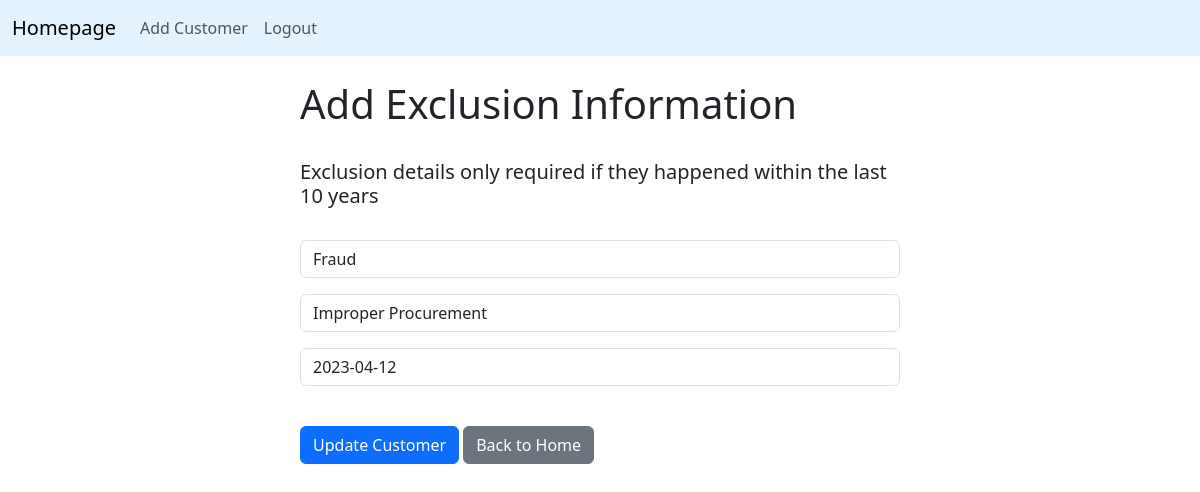
Screenshot of /update_exclusion/1 (signed in) with the database file from the repository.
### website/models.py (models this page shows, shortened)
class Exclusion(models.Model):
    MANDATORY = (
        ("Theft", "Theft"),
        ("Fraud", "Fraud"),
        ("Bribery", "Bribery"),
        ("None", "None"),
    )
    DISCRETIONARY = (
        ("Bankruptcy", "Bankruptcy"),
        ("Improper Procurement", "Improper Procurement"),
        ("Breach of Contract", "Breach of Contract"),
        ("None", "None"),
    )
    created_at = models.DateTimeField(auto_now_add=True)
    mandatory = models.CharField(max_length=50, choices=MANDATORY)
    discretionary = models.CharField(max_length=50, choices=DISCRETIONARY)
    exclusion_date = models.DateField(null=True, blank=True)
    supplier_id = models.ForeignKey(Supplier, on_delete=models.CASCADE)

### website/views.py (the view)
# urls.py: path("update_exclusion/<int:pk>", views.update_exclusion, name="update_exclusion"),
def update_exclusion(request, pk):
    if request.user.is_authenticated:
        update_excl = Exclusion.objects.get(id=pk)
        form = AddExclusionForm(request.POST or None, instance=update_excl)
        if form.is_valid():
            form.save()
            messages.success(request, "Exclusions have been updated!")
            return redirect("home")
        return render(request, "update_exclusion.html", {"form": form})
    else:
        logger.error(f"User not logged in to view update exclusions {pk}")
        messages.success(request, "You must be logged in to view details")
        return redirect("home")

### website/templates/update_exclusion.html (shortened to what this page needs)
{% extends 'layout.html' %}
{% block content %}
<div class="col-md-6 offset-md-3">
    <h1>Add Exclusion Information</h1>
    <br />
    <h5>Exclusion details only required if they happened within the last 10 years</h5>
    <br />
    <form method="POST">
        {{ form.as_p }}
        <br />
        <button type="submit" class="btn btn-primary">Update Customer</button>
        <a href="{% url 'home' %}" class="btn btn-secondary">Back to Home</a>
    </form>
</div>
{% endblock %}

### rows the page displays
Exclusion: mandatory "Fraud", discretionary "Improper Procurement", exclusion_date "2023-04-12"
